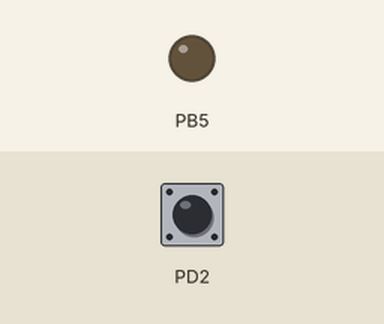
Recording of a program running on a simulated ATmega328P, built with avr-gcc and emulated at 16 MHz. Parts: output pins drawn as LEDs (lit = HIGH). Inputs (shaded band) come from the test bench; at power-on: PD2 HIGH.

Above: at 1.2 s.
1.3 s: PD2 pulled LOW for 0.15 s
At 1.37 s:
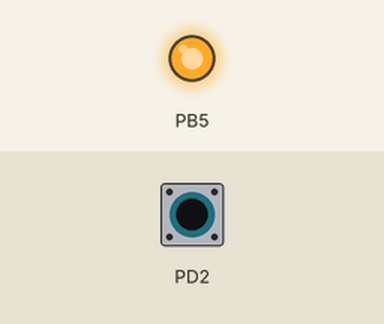
2.9 s: PD2 pulled LOW for 3.2 s
At 6.4 s:
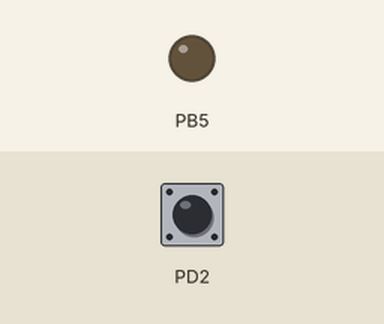
Timing chart, 0 to 7.9 s (numbered marks = the images above; inputs shaded):
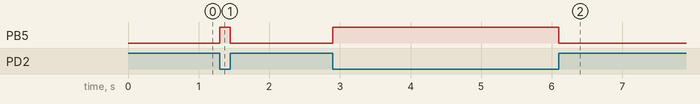

The program:

main.c
```c
#define F_CPU 16000000L
#include <avr/io.h>
#include <avr/interrupt.h>


ISR(PCINT2_vect)
{
	if(PIND & 0x01<<PIND2)
	{
		PORTB &= ~(0x01 << PORTB5);
	}
	else
	{
		PORTB |= 0x01 << PORTB5;
	}
}

int main(void)
{
	DDRB |= 0x01 << DDB5;
	PORTD |= 0x01 << PORTD2;

	PCICR |= 0x01 << PCIE2;
	PCMSK2 |= 0x01 << PCINT18;
	sei();

    /* Replace with your application code */
    while (1)
    {

    }
}
```

Measured:
- after the input at 1.3 s, PB5: LOW → HIGH at once, → LOW 0.15 s later
- after the input at 2.9 s, PB5: LOW → HIGH at once, → LOW 3.2 s later
